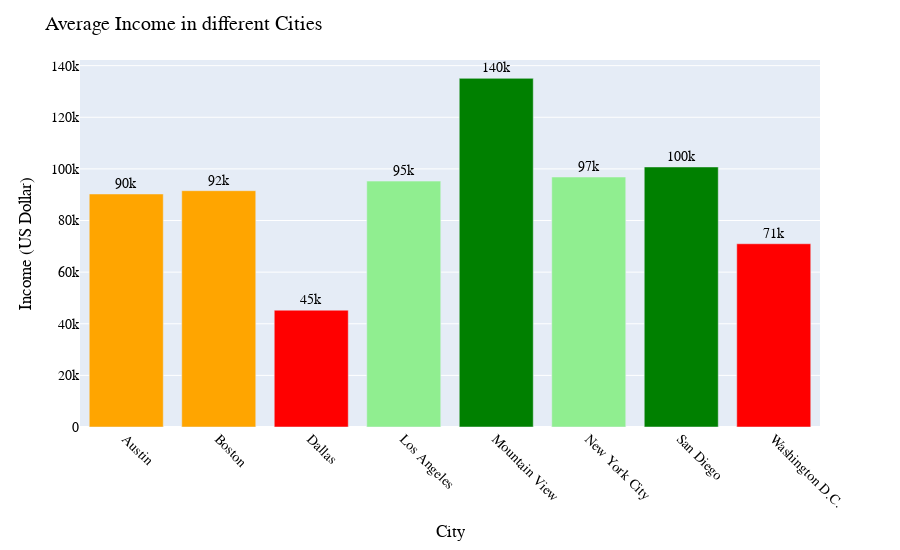

The notebook cell this image was saved under:
### Code cell
fig = px.bar(data_frame = avr_income_cities,
             x = 'City', y = 'Income', text = 'Income',
             height = 550)

fig.update_layout(title = 'Average Income in different Cities',
                  yaxis_title = 'Income (US Dollar)',
                  legend_title = 'Company Name',
                  font = dict(family = "Courier New, monospace",
                              size = 14, color = 'black')
                  )

fig.update_traces(texttemplate='%{text:.2s}', textposition='outside',
                  marker_color = avr_income_cities['Color Coded'].to_list()
                  )

fig.update_xaxes(tickangle=45)

fig.show()

### Figure 1 — Plotly figure (JSON) as saved in the notebook; plotly's stock layout.template omitted (floating-point values rounded to 4 significant figures)
{"data": [{"alignmentgroup": "True", "hovertemplate": "City=%{x}<br>Income=%{text}<extra></extra>", "legendgroup": "", "marker": {"color": ["orange", "orange", "red", "lightgreen", "green", "lightgreen", "green", "red"], "pattern": {"shape": ""}}, "name": "", "offsetgroup": "", "orientation": "v", "showlegend": false, "text": [90280.0, 91550.0, 45250.0, 95260.0, 135100.0, 96860.0, 100800.0, 70990.0], "textposition": "outside", "texttemplate": "%{text:.2s}", "type": "bar", "x": ["Austin", "Boston", "Dallas", "Los Angeles", "Mountain View", "New York City", "San Diego", "Washington D.C."], "xaxis": "x", "y": [90280.0, 91550.0, 45250.0, 95260.0, 135100.0, 96860.0, 100800.0, 70990.0], "yaxis": "y"}], "layout": {"barmode": "relative", "font": {"color": "black", "family": "Courier New, monospace", "size": 14}, "height": 550, "legend": {"title": {"text": "Company Name"}, "tracegroupgap": 0}, "margin": {"t": 60}, "title": {"text": "Average Income in different Cities"}, "xaxis": {"anchor": "y", "domain": [0, 1], "tickangle": 45, "title": {"text": "City"}}, "yaxis": {"anchor": "x", "domain": [0, 1], "title": {"text": "Income (US Dollar)"}}}}
